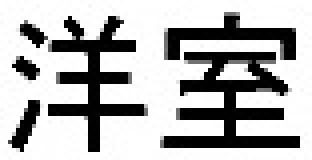
#> input picture aoi/assets/img/template/you_shitsu.jpg, 78 x 40 px (shown 4 times larger)
$ python Akaze.py
#> lines starting #> are read from the running program, lines starting #| are printed output that depends on the picture
# -*- coding: utf-8 -*-

import cv2
import numpy as np

# 画像読み込み先のパス，結果保存用のパスの設定
template_path = "assets/img/template/"
template_filename = "you_shitsu.jpg"

sample_path = "assets/img/sample/"
sample_filename = "floor_plan_001.jpg"

result_path = "assets/img/result_AKAZE/"
result_name = "perfect.jpg"

akaze = cv2.AKAZE_create()

# 文字画像を読み込んで特徴量計算
expand_template=2
whitespace = 20
template_temp = cv2.imread(template_path + template_filename, 0)
#> template_temp is the input picture: shape (40, 78); min 0, max 255, mean 180.5
height, width = template_temp.shape[:2]
#> height = 40; width = 78
template_img=np.ones((height+whitespace*2, width+whitespace*2),np.uint8)*255
template_img[whitespace:whitespace + height, whitespace:whitespace+width] = template_temp
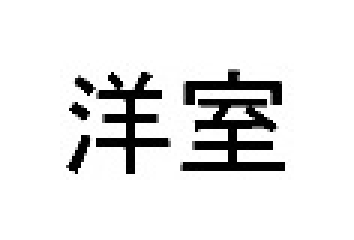
#> template_img: shape (80, 118) (shown 3 times larger); min 0, max 255, mean 230.4
template_img = cv2.resize(template_img, None, fx = expand_template, fy = expand_template)
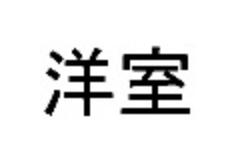
#> template_img: shape (160, 236); min 0, max 255, mean 230.4
kp_temp, des_temp = akaze.detectAndCompute(template_img, None)
#> kp_temp = 115 keypoints; strongest (x, y, size): (157, 75, 8.1), (54, 75, 5.7), (49, 110, 5.7), (147, 104, 5.7)

# 間取り図を読み込んで特徴量計算
expand_sample = 2
sample_img = cv2.imread(sample_path + sample_filename, 0)
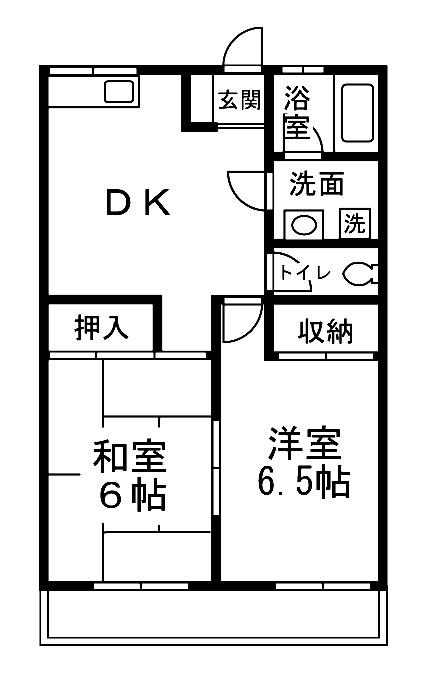
#> input picture aoi/assets/img/sample/floor_plan_001.jpg, 427 x 679 px
#> sample_img is the input picture: shape (679, 427); min 0, max 255, mean 221.3
sample_img = cv2.resize(sample_img, None, fx = expand_sample, fy = expand_sample)
#> sample_img: shape (1358, 854)
kp_samp, des_samp = akaze.detectAndCompute(sample_img, None)
#> kp_samp = 2426 keypoints; strongest (x, y, size): (545, 878, 8.1), (189, 654, 5.7), (189, 641, 5.7), (574, 190, 5.7)

# 特徴量マッチング実行
bf = cv2.BFMatcher()
matches = bf.knnMatch(des_temp, des_samp, k=2)
#> matches = 115 matches

# マッチング精度が高いもののみ抽出
ratio = 0.5
good = []
for m, n in matches:
    if m.distance < ratio * n.distance:
        good.append([m])
#> this loop made 115 passes
#> after the loop, good = 78 matches

# マッチング結果を描画して保存
cv2.namedWindow("Result", cv2.WINDOW_KEEPRATIO | cv2.WINDOW_NORMAL)
result_img = cv2.drawMatchesKnn(template_img, kp_temp, sample_img, kp_samp, good, None, flags=0)
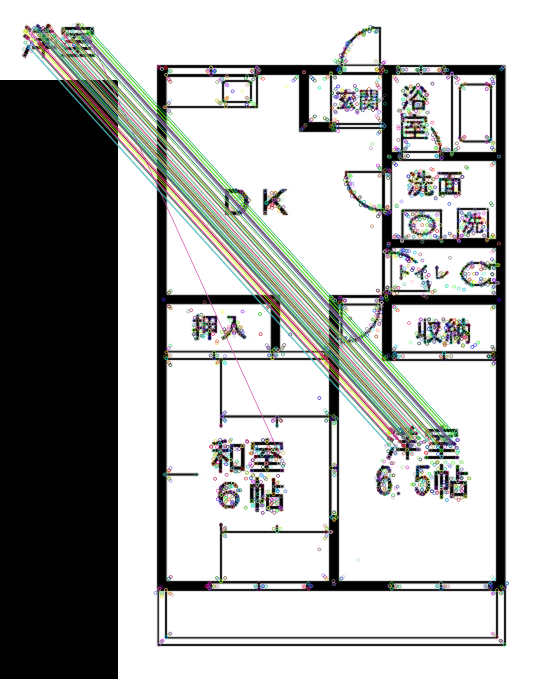
#> result_img: shape (1358, 1090, 3) (shown at 1/2 size); mean of channels 0, 1, 2 173.4, 175.1, 174.1; drawn as B, G, R
cv2.imshow("Result", result_img)
# cv2.imwrite(result_path + result_name, result_img)
cv2.waitKey(0)
